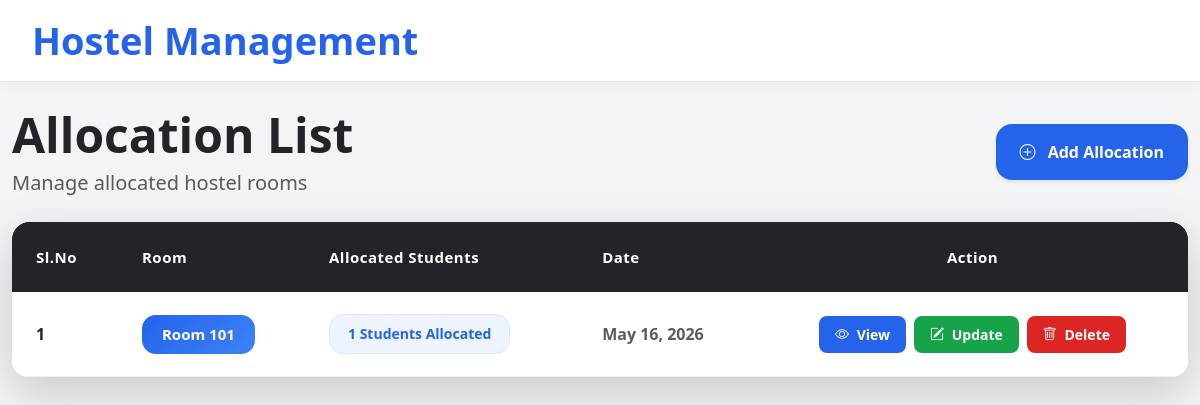
Before: /allocation-list/ with the older database file.
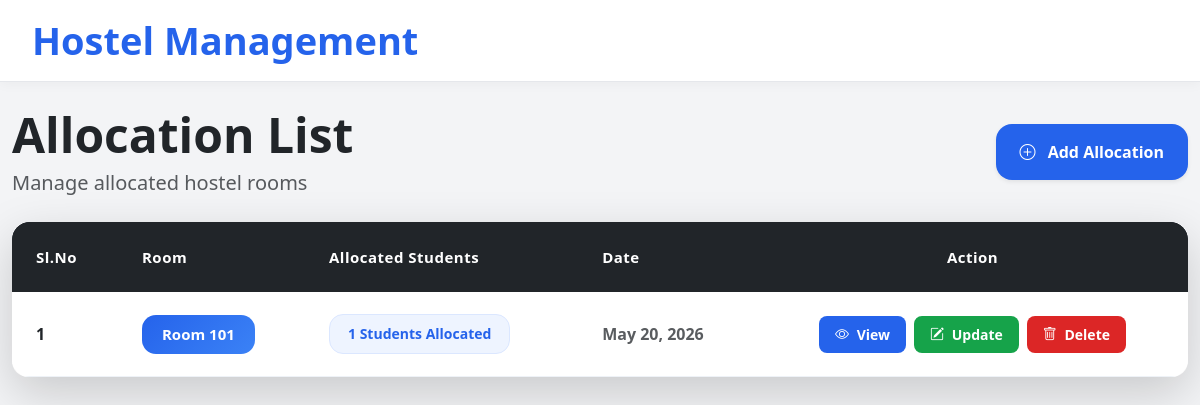
After: the same page with the newer database file.
### hostel_app/models.py (models this page shows, shortened)
class Room(models.Model):
    ROOM_TYPES = [
        ('AC', 'AC'),
        ('Non-AC', 'Non-AC'),
    ]
    room_number = models.CharField(
        max_length=20,
        unique=True
    )
    room_type = models.CharField(
        max_length=20,
        choices=ROOM_TYPES
    )
    total_beds = models.IntegerField()
    available_beds = models.IntegerField()
    floor_number = models.IntegerField()

class RoomAllocation(models.Model):
    student = models.ForeignKey(
        Student,
        on_delete=models.CASCADE
    )
    room = models.ForeignKey(
        Room,
        on_delete=models.CASCADE
    )
    allocation_date = models.DateField(
        auto_now_add=True
    )

### hostel_app/views.py (the view)
def allocation_list(request):
    allocations = RoomAllocation.objects.select_related(
        'student',
        'room'
    ).all().order_by('room__room_number')
    grouped_allocations = defaultdict(list)
    for allocation in allocations:
        grouped_allocations[allocation.room].append(allocation)
    context = {
        'grouped_allocations': dict(grouped_allocations)
    }
    return render(
        request,
        'allocations/allocation_list.html',
        context
    )

### hostel_app/templates/allocations/allocation_list.html (shortened to what this page needs)
{% extends "master.html" %}
{% block content %}
<div class="container-fluid py-4">
    <div class="d-flex justify-content-between align-items-center mb-4 flex-wrap gap-3">
        <div>
            <h1 class="fw-bold display-5 mb-1 text-dark">
                Allocation List
            </h1>
            <p class="text-muted fs-5 mb-0">
                Manage allocated hostel rooms
            </p>
        </div>
        <a
            href="{% url 'allocate-room' %}"
            class="btn btn-primary px-4 py-3 rounded-4 fw-semibold shadow-sm"
        >
            <i class="bi bi-plus-circle me-2"></i>
            Add Allocation
        </a>
    </div>
    <div class="card border-0 shadow-lg rounded-4 overflow-hidden">
        <div class="table-responsive">
            <table class="table align-middle mb-0">
                <thead class="table-dark">
                    <tr>
                        <th class="py-4 px-4">
                            Sl.No
                        </th>
                        <th class="py-4">
                            Room
                        </th>
                        <th class="py-4">
                            Allocated Students
                        </th>
                        <th class="py-4">
                            Date
                        </th>
                        <th class="py-4 text-center">
                            Action
                        </th>
                    </tr>
                </thead>
                <tbody>
                    {% for room, allocations in grouped_allocations.items %}
                    <tr>
                        <td class="px-4 fw-semibold">
                            {{ forloop.counter }}
                        </td>
                        <td>
                            <span class="badge room-badge">
                                Room {{ room.room_number }}
                            </span>
                        </td>
                        <td>
                            <span class="badge student-badge">
                                {{ allocations|length }} Students Allocated
                            </span>
                        </td>
                        <td class="text-muted fw-semibold">
                            {{ allocations.0.allocation_date }}
                        </td>
                        <td>
                            <div class="d-flex gap-2 justify-content-center flex-wrap">
                                <a
                                    href="{% url 'allocation-details' allocations.0.id %}"
                                    class="btn btn-primary btn-sm px-3 py-2 rounded-3"
                                >
                                    <i class="bi bi-eye me-1"></i>
                                    View
                                </a>
                                <a
                                    href="{% url 'update-allocation' allocations.0.id %}"
                                    class="btn btn-success btn-sm px-3 py-2 rounded-3"
                                >
                                    <i class="bi bi-pencil-square me-1"></i>
                                    Update
                                </a>
                                <a
                                    href="{% url 'delete-allocation' allocations.0.id %}"
                                    class="btn btn-danger btn-sm px-3 py-2 rounded-3"
                                >
                                    <i class="bi bi-trash me-1"></i>
                                    Delete
                                </a>
                            </div>
                        </td>
                    </tr>
                    {% endfor %}
                </tbody>
            </table>
        </div>
    </div>
</div>
{% endblock content %}

Changed rows visible on the page:
removed Room: room_number "101", allocations "1", allocation_date "May 16, 2026"
added Room: room_number "101", allocations "1", allocation_date "May 20, 2026"
